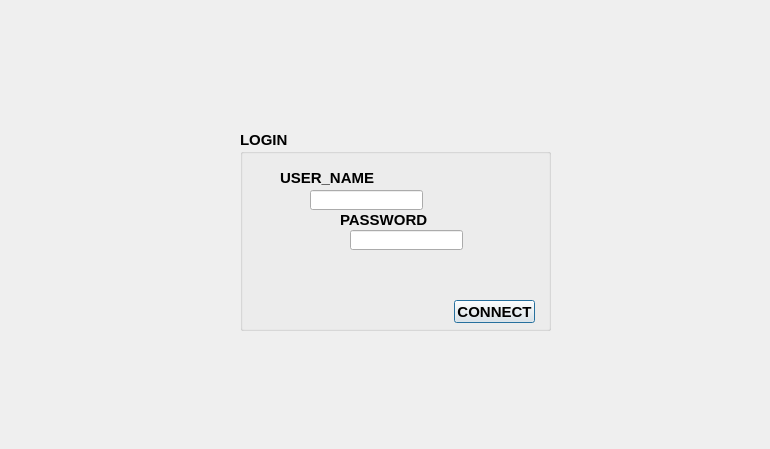
<?xml version="1.0" encoding="UTF-8"?>
<ui version="4.0">
 <class>login</class>
 <widget class="QDialog" name="login">
  <property name="geometry">
   <rect>
    <x>0</x>
    <y>0</y>
    <width>770</width>
    <height>449</height>
   </rect>
  </property>
  <property name="windowTitle">
   <string>Dialog</string>
  </property>
  <widget class="QGroupBox" name="groupBox">
   <property name="geometry">
    <rect>
     <x>240</x>
     <y>130</y>
     <width>311</width>
     <height>201</height>
    </rect>
   </property>
   <property name="font">
    <font>
     <pointsize>11</pointsize>
     <weight>75</weight>
     <bold>true</bold>
    </font>
   </property>
   <property name="title">
    <string>LOGIN</string>
   </property>
   <widget class="QLineEdit" name="lineEditpassword">
    <property name="geometry">
     <rect>
      <x>110</x>
      <y>100</y>
      <width>113</width>
      <height>20</height>
     </rect>
    </property>
    <property name="echoMode">
     <enum>QLineEdit::Password</enum>
    </property>
   </widget>
   <widget class="QLineEdit" name="lineEditusername">
    <property name="geometry">
     <rect>
      <x>70</x>
      <y>60</y>
      <width>113</width>
      <height>20</height>
     </rect>
    </property>
   </widget>
   <widget class="QPushButton" name="pushButton_connect">
    <property name="geometry">
     <rect>
      <x>214</x>
      <y>170</y>
      <width>81</width>
      <height>23</height>
     </rect>
    </property>
    <property name="font">
     <font>
      <pointsize>11</pointsize>
      <weight>75</weight>
      <bold>true</bold>
     </font>
    </property>
    <property name="text">
     <string>CONNECT</string>
    </property>
   </widget>
   <widget class="QLabel" name="label">
    <property name="geometry">
     <rect>
      <x>40</x>
      <y>40</y>
      <width>111</width>
      <height>16</height>
     </rect>
    </property>
    <property name="font">
     <font>
      <pointsize>11</pointsize>
      <weight>75</weight>
      <bold>true</bold>
     </font>
    </property>
    <property name="lineWidth">
     <number>7</number>
    </property>
    <property name="text">
     <string>USER_NAME</string>
    </property>
   </widget>
   <widget class="QLabel" name="label_2">
    <property name="geometry">
     <rect>
      <x>100</x>
      <y>80</y>
      <width>161</width>
      <height>20</height>
     </rect>
    </property>
    <property name="font">
     <font>
      <pointsize>11</pointsize>
      <weight>75</weight>
      <bold>true</bold>
     </font>
    </property>
    <property name="text">
     <string>PASSWORD</string>
    </property>
   </widget>
  </widget>
  <widget class="QLabel" name="label_3">
   <property name="geometry">
    <rect>
     <x>0</x>
     <y>0</y>
     <width>771</width>
     <height>451</height>
    </rect>
   </property>
   <property name="statusTip">
    <string/>
   </property>
   <property name="autoFillBackground">
    <bool>false</bool>
   </property>
   <property name="text">
    <string/>
   </property>
   <property name="pixmap">
    <pixmap>../lock111.png</pixmap>
   </property>
   <property name="scaledContents">
    <bool>true</bool>
   </property>
  </widget>
  <zorder>label_3</zorder>
  <zorder>groupBox</zorder>
 </widget>
 <resources/>
 <connections/>
</ui>
